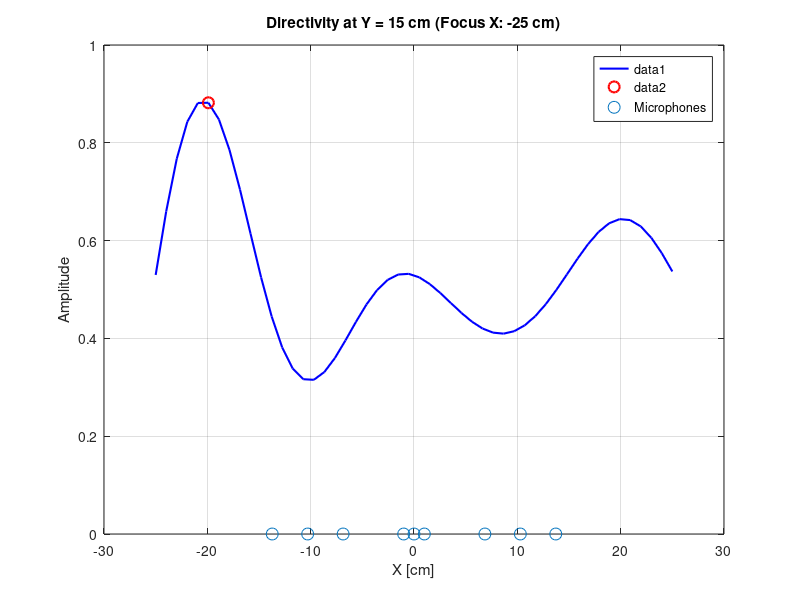
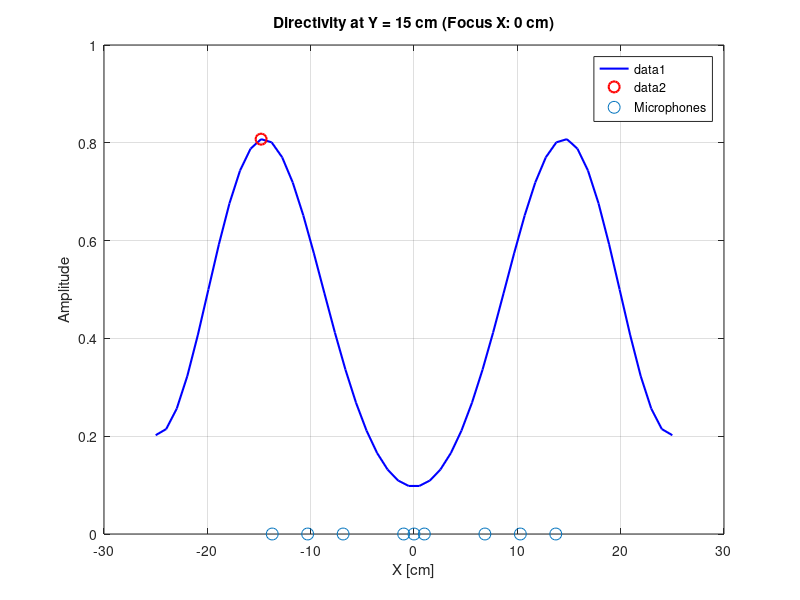
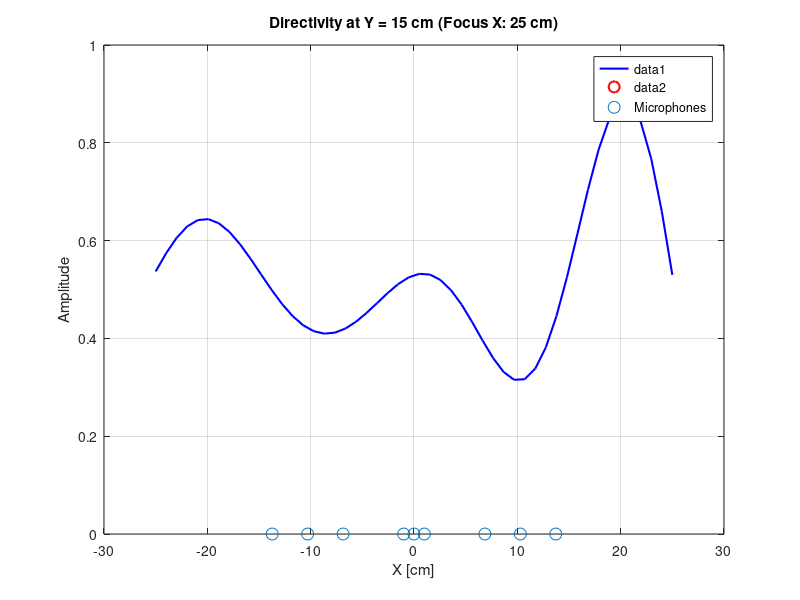

Reproduce these figures in MATLAB, in order.
clear all;
close all;

% Constants
vs = 34300; % Speed of sound (cm/s)
f = 2000;
omega = f * 2 * pi; % Frequency (rad/s)

% Grid size (physical dimensions)
si = 50; % Size of grid in cm
grid_points = 50; % Number of grid points
x = linspace(-si/2, si/2, grid_points); % x-coordinates
y = linspace(0, si, grid_points); % y-coordinates
[X, Y] = meshgrid(x, y); % Create a 2D grid

% Source and microphone positions
mic_spacing = [1 2 3 4 5 6];
rn = [-13.72 0; -10.29 0; -6.86 0; -1 0; 0 0; 1 0; 6.86 0; 10.29 0; 13.72 0]; % Microphone positions (cm)

% Initialize parameters for sweeping
focus_y = 5; % Fixed y-coordinate for the focus point
focus_x_range = linspace(-si/2, si/2, 3); % Sweep x-coordinate of focus point
num_sweeps = length(focus_x_range);

% Choose a specific y distance to plot (in cm)
specific_y = 15; % Example y distance
[~, y_idx] = min(abs(y - specific_y)); % Find the closest y index to the specified distance

% Loop through each focus point and generate separate figures
for sweep_idx = 1:num_sweeps
    % Current focal point
    rf = [focus_x_range(sweep_idx), focus_y]; 

    % Initialize directivity matrix
    D = zeros(grid_points, grid_points);

    % Calculate directivity for the current focal point
    for n = 1:size(rn, 1)
        dist_focus_to_mic = vecnorm(rf - rn(n,:), 2, 2); % Focus to mic
        for i = 1:grid_points
            for j = 1:grid_points
                grid_point = [X(i, j), Y(i, j)];
                dist_point_to_mic = vecnorm(grid_point - rn(n,:), 2, 2); % Grid to mic
                D(i, j) = D(i, j) + exp(-1j * omega * dist_point_to_mic / vs) ...
                                    .* exp(1j * omega * dist_focus_to_mic / vs)./size(rn, 1);
            end
        end
    end

    % Normalize and take the real part
    D = 1 + real(D);
    D = D ./ 2;
    D = abs(D);

    % Extract the slice of D at the specified y distance
    D_slice = D(y_idx, :);

    % Plot the 1D response
    figure;
    plot(x, D_slice, 'b-', 'LineWidth', 1.5);
    hold on;

    % Mark the maximum value
    [max_value, max_idx] = max(D_slice); 
    plot(x(max_idx), max_value, 'ro', 'MarkerSize', 8, 'LineWidth', 1.5); % Red circle for max value

    % Labels and title
    title(['Directivity at Y = ', num2str(specific_y), ' cm (Focus X: ', num2str(rf(1)), ' cm)']);
    xlabel('X [cm]');
    ylabel('Amplitude');
    grid on;

    % Plot microphone positions
    scatter(rn(:,1), zeros(size(rn,1), 1), 75, 'rx', 'DisplayName', 'Microphones'); % Microphones in red
    legend show;
end
